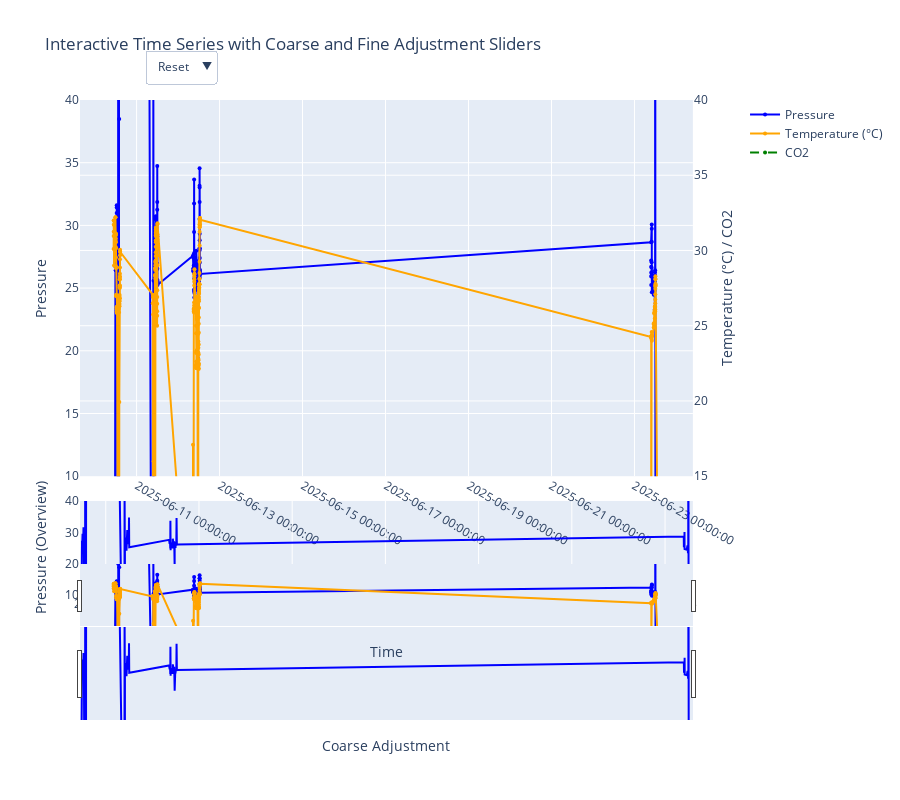

This figure's notebook cell:
### Code cell
import pandas as pd
import plotly.graph_objects as go
from plotly.subplots import make_subplots
import os
import plotly.io as pio
import json

# Verify environment and dependencies
try:
    import nbformat
    print("nbformat is installed:", nbformat.__version__)
except ImportError:
    print("Error: nbformat is not installed. Please run 'pip install nbformat'.")
    exit(1)

# Set Plotly renderer to ensure compatibility
pio.renderers.default = 'jupyterlab'  # Try 'notebook' or 'browser' if 'jupyterlab' fails

# Verify file exists
file_path = 'ZEN_sensor_data.xlsx'
if not os.path.exists(file_path):
    print(f"Error: File '{file_path}' not found in current directory: {os.getcwd()}")
    exit(1)

# Load the RAW DATA dataset
try:
    rawdatadf = pd.read_excel(file_path, sheet_name='RAW DATA')
except Exception as e:
    print(f"Error loading Excel file: {e}")
    exit(1)

# 1. Data Cleaning
# Ensure binned_time is datetime
try:
    rawdatadf['binned_time'] = pd.to_datetime(rawdatadf['binned_time'])
except Exception as e:
    print(f"Error converting binned_time to datetime: {e}")
    exit(1)

# Remove rows with missing sensor data
rawdatadf = rawdatadf.dropna(subset=['pressure', 'temperature'])

# 2. Create Interactive Time Series Plot with Two Subplots
# Create subplots: top for main data (fine adjustment), bottom for overview (coarse adjustment)
fig = make_subplots(
    rows=2, cols=1,
    row_heights=[0.8, 0.2],
    specs=[[{"secondary_y": True}], [{"secondary_y": False}]],
    vertical_spacing=0.05
)

# Add Pressure trace to main plot (top)
fig.add_trace(
    go.Scatter(
        x=rawdatadf['binned_time'],
        y=rawdatadf['pressure'],
        name='Pressure',
        line=dict(color='blue'),
        mode='lines+markers',
        marker=dict(size=4)
    ),
    row=1, col=1, secondary_y=False
)

# Add Temperature trace to main plot
fig.add_trace(
    go.Scatter(
        x=rawdatadf['binned_time'],
        y=rawdatadf['temperature'],
        name='Temperature (°C)',
        line=dict(color='orange'),
        mode='lines+markers',
        marker=dict(size=4)
    ),
    row=1, col=1, secondary_y=True
)

# Add CO2 trace to main plot
fig.add_trace(
    go.Scatter(
        x=rawdatadf['binned_time'],
        y=rawdatadf['co2'],
        name='CO2',
        line=dict(color='green', dash='dash'),
        mode='lines+markers',
        marker=dict(size=4)
    ),
    row=1, col=1, secondary_y=True
)

# Add Pressure trace to overview plot (bottom) for coarse adjustment
fig.add_trace(
    go.Scatter(
        x=rawdatadf['binned_time'],
        y=rawdatadf['pressure'],
        name='Pressure (Overview)',
        line=dict(color='blue'),
        mode='lines',
        showlegend=False
    ),
    row=2, col=1, secondary_y=False
)

# Update layout for interactivity
fig.update_layout(
    title='Interactive Time Series with Coarse and Fine Adjustment Sliders',
    hovermode='x unified',
    dragmode='zoom',
    showlegend=True,
    template='plotly',
    height=800
)

# Configure x-axes and y-axes
fig.update_xaxes(
    title_text='Time',
    rangeslider=dict(visible=True, thickness=0.1),  # Fine adjustment slider in main plot
    type='date',
    tickformat='%Y-%m-%d %H:%M:%S',
    showspikes=True,
    spikecolor="black",
    spikethickness=1,
    spikedash="dot",
    spikemode="across",
    row=1, col=1
)

fig.update_xaxes(
    title_text='Coarse Adjustment',
    rangeslider=dict(visible=True, thickness=0.15),  # Coarse adjustment slider in overview plot
    type='date',
    tickformat='%Y-%m-%d',
    row=2, col=1
)

fig.update_yaxes(
    title_text='Pressure',
    range=[10, 40],  # Pressure range
    row=1, col=1, secondary_y=False
)

fig.update_yaxes(
    title_text='Temperature (°C) / CO2',
    range=[15, 40],  # Temperature range
    row=1, col=1, secondary_y=True
)

fig.update_yaxes(
    title_text='Pressure (Overview)',
    range=[10, 40],
    showgrid=False,
    row=2, col=1
)

# Add reset button
fig.update_layout(
    updatemenus=[
        dict(
            buttons=list([
                dict(
                    args=[{"xaxis.range": [None, None], "xaxis2.range": [None, None]}],
                    label="Reset",
                    method="relayout"
                )
            ]),
            direction="down",
            showactive=True,
            x=0.1,
            xanchor="left",
            y=1.1,
            yanchor="top"
        )
    ]
)

# Add JavaScript for coarse slider to update main plot
script = """
<script>
    var plot = document.getElementsByClassName('plotly')[0];
    plot.on('plotly_relayout', function(eventdata) {
        if (eventdata['xaxis2.range[0]'] && eventdata['xaxis2.range[1]']) {
            var coarseStart = eventdata['xaxis2.range[0]'];
            var coarseEnd = eventdata['xaxis2.range[1]'];
            Plotly.relayout(plot, {
                'xaxis.range[0]': coarseStart,
                'xaxis.range[1]': coarseEnd
            });
        }
    });
</script>
"""

# Save as HTML with embedded JavaScript
try:
    html_content = fig.to_html(full_html=True, include_plotlyjs='cdn')
    html_content = html_content.replace('</body>', script + '</body>')
    with open('raw_data_timeseries.html', 'w') as f:
        f.write(html_content)
    print("Interactive plot with coarse and fine sliders saved as 'raw_data_timeseries.html' in", os.getcwd())
except Exception as e:
    print(f"Error saving HTML file: {e}")

# Attempt to display in Jupyter
try:
    fig.show()
    print("Interactive plot displayed successfully (coarse slider updates may require HTML output).")
except Exception as e:
    print(f"Error displaying plot: {e}")
    print("Please open 'raw_data_timeseries.html' in a browser for full interactivity.")

### Figure 1 — Plotly figure (JSON) as saved in the notebook; plotly's stock layout.template omitted (floating-point values rounded to 4 significant figures; data arrays with more than 128 entries replaced by an {"elided": "..."} marker saying what was removed)
{"data": [{"line": {"color": "blue"}, "marker": {"size": 4}, "mode": "lines+markers", "name": "Pressure", "type": "scatter", "x": {"elided": "334 str values"}, "xaxis": "x", "y": {"elided": "334 float values"}, "yaxis": "y"}, {"line": {"color": "orange"}, "marker": {"size": 4}, "mode": "lines+markers", "name": "Temperature (°C)", "type": "scatter", "x": {"elided": "334 str values"}, "xaxis": "x", "y": {"elided": "334 float values"}, "yaxis": "y2"}, {"line": {"color": "green", "dash": "dash"}, "marker": {"size": 4}, "mode": "lines+markers", "name": "CO2", "type": "scatter", "x": {"elided": "334 str values"}, "xaxis": "x", "y": {"elided": "334 int values"}, "yaxis": "y2"}, {"line": {"color": "blue"}, "mode": "lines", "name": "Pressure (Overview)", "showlegend": false, "type": "scatter", "x": {"elided": "334 str values"}, "xaxis": "x2", "y": {"elided": "334 float values"}, "yaxis": "y3"}], "layout": {"dragmode": "zoom", "height": 800, "hovermode": "x unified", "showlegend": true, "title": {"text": "Interactive Time Series with Coarse and Fine Adjustment Sliders"}, "updatemenus": [{"buttons": [{"args": [{"xaxis.range": [null, null], "xaxis2.range": [null, null]}], "label": "Reset", "method": "relayout"}], "direction": "down", "showactive": true, "x": 0.1, "xanchor": "left", "y": 1.1, "yanchor": "top"}], "xaxis": {"anchor": "y", "domain": [0, 0.94], "rangeslider": {"thickness": 0.1, "visible": true}, "showspikes": true, "spikecolor": "black", "spikedash": "dot", "spikemode": "across", "spikethickness": 1, "tickformat": "%Y-%m-%d %H:%M:%S", "title": {"text": "Time"}, "type": "date"}, "xaxis2": {"anchor": "y3", "domain": [0, 0.94], "rangeslider": {"thickness": 0.15, "visible": true}, "tickformat": "%Y-%m-%d", "title": {"text": "Coarse Adjustment"}, "type": "date"}, "yaxis": {"anchor": "x", "domain": [0.24, 1], "range": [10, 40], "title": {"text": "Pressure"}}, "yaxis2": {"anchor": "x", "overlaying": "y", "range": [15, 40], "side": "right", "title": {"text": "Temperature (°C) / CO2"}}, "yaxis3": {"anchor": "x2", "domain": [0, 0.19], "range": [10, 40], "showgrid": false, "title": {"text": "Pressure (Overview)"}}}}
